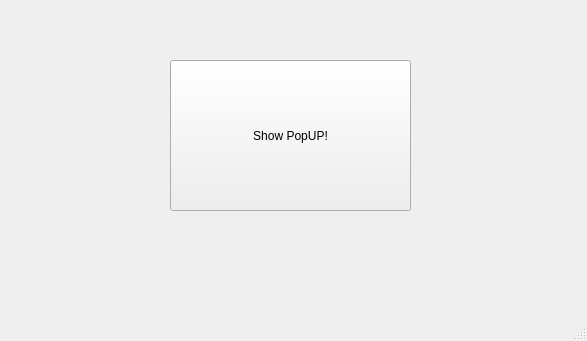
<?xml version="1.0" encoding="UTF-8"?>
<ui version="4.0">
 <class>MainWindow</class>
 <widget class="QMainWindow" name="MainWindow">
  <property name="geometry">
   <rect>
    <x>0</x>
    <y>0</y>
    <width>587</width>
    <height>341</height>
   </rect>
  </property>
  <property name="windowTitle">
   <string>MainWindow</string>
  </property>
  <widget class="QWidget" name="centralwidget">
   <widget class="QPushButton" name="pushButton">
    <property name="geometry">
     <rect>
      <x>170</x>
      <y>60</y>
      <width>241</width>
      <height>151</height>
     </rect>
    </property>
    <property name="text">
     <string>Show PopUP!</string>
    </property>
   </widget>
  </widget>
  <widget class="QMenuBar" name="menubar">
   <property name="geometry">
    <rect>
     <x>0</x>
     <y>0</y>
     <width>587</width>
     <height>22</height>
    </rect>
   </property>
  </widget>
  <widget class="QStatusBar" name="statusbar"/>
 </widget>
 <resources/>
 <connections/>
</ui>
